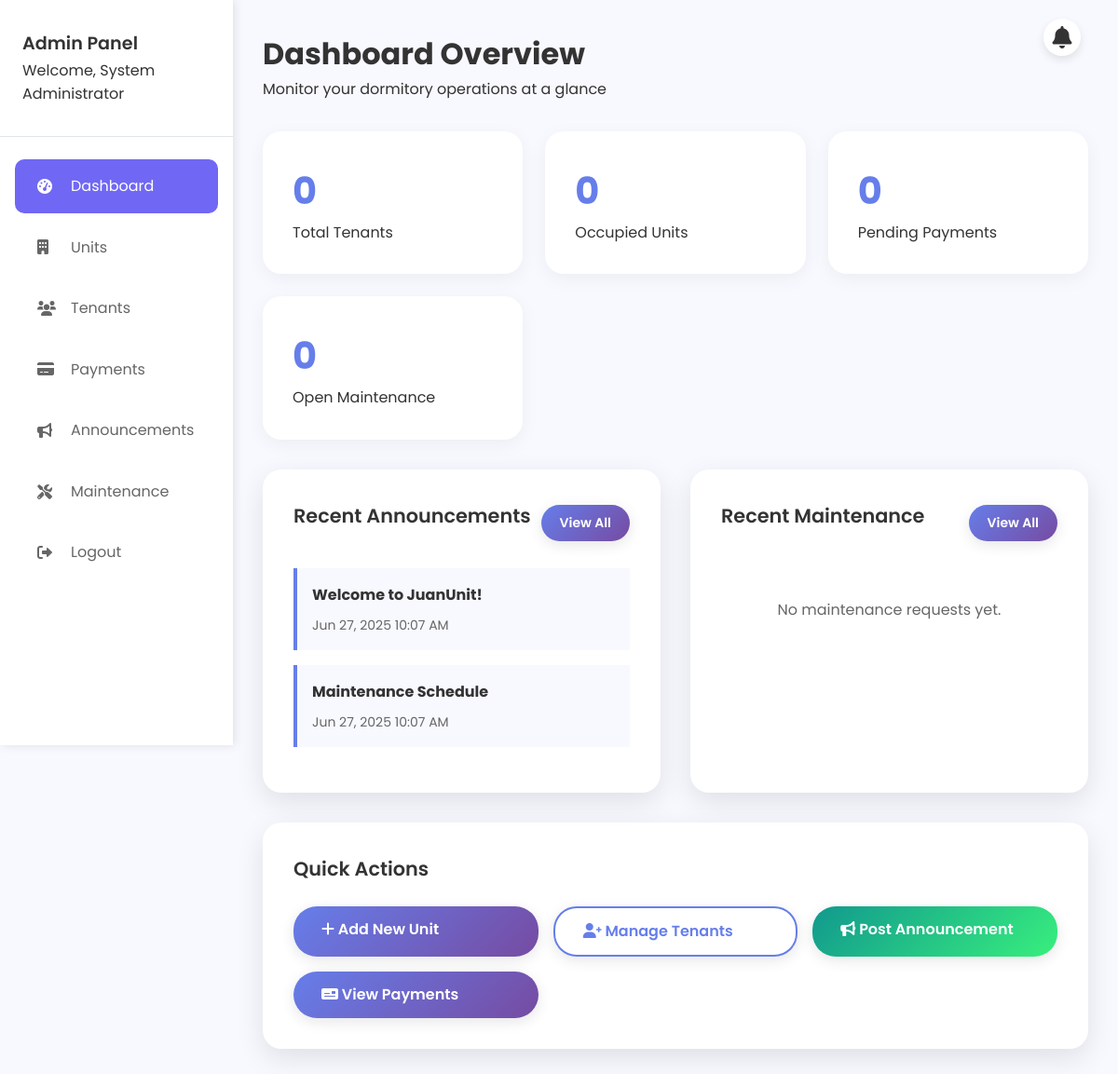
The page /admin/index.php (signed in) on the database its author committed.
### tables this page shows
CREATE TABLE announcements (
    id INT AUTO_INCREMENT PRIMARY KEY,
    title VARCHAR(200) NOT NULL,
    content TEXT NOT NULL,
    created_at TIMESTAMP DEFAULT CURRENT_TIMESTAMP
);

### admin/index.php (the view, shortened to what this page needs)
<?php
require_once '../includes/db_connect.php';
$total_tenants_query = "SELECT COUNT(*) as count FROM tenants";
$total_tenants = $conn->query($total_tenants_query)->fetch_assoc()['count'];
$occupied_units_query = "SELECT COUNT(*) as count FROM units WHERE status = 'Occupied'";
$occupied_units = $conn->query($occupied_units_query)->fetch_assoc()['count'];
$pending_payments_query = "SELECT COUNT(*) as count FROM payments WHERE status = 'Unpaid'";
$pending_payments = $conn->query($pending_payments_query)->fetch_assoc()['count'];
$maintenance_requests_query = "SELECT COUNT(*) as count FROM maintenance_requests WHERE status = 'Pending'";
$maintenance_requests = $conn->query($maintenance_requests_query)->fetch_assoc()['count'];
$recent_announcements_query = "SELECT title, created_at FROM announcements ORDER BY created_at DESC LIMIT 5";
$recent_announcements = $conn->query($recent_announcements_query);
$recent_maintenance_query = "SELECT mr.subject, t.full_name, mr.submitted_at, mr.status
                            FROM maintenance_requests mr
                            JOIN tenants t ON mr.tenant_id = t.id
                            ORDER BY mr.submitted_at DESC LIMIT 5";
$recent_maintenance = $conn->query($recent_maintenance_query);
include '../includes/header.php';
?>
<div class="dashboard">
    <div class="sidebar">
        <div class="sidebar-header">
            <h3>Admin Panel</h3>
            <p>Welcome, <?php echo htmlspecialchars($_SESSION['admin_name']); ?></p>
        </div>
        <ul class="sidebar-menu">
            <li><a href="index.php" class="active"><i class="fas fa-tachometer-alt"></i> Dashboard</a></li>
            <li><a href="units.php"><i class="fas fa-building"></i> Units</a></li>
            <li><a href="tenants.php"><i class="fas fa-users"></i> Tenants</a></li>
            <li><a href="payments.php"><i class="fas fa-credit-card"></i> Payments</a></li>
            <li><a href="announcements.php"><i class="fas fa-bullhorn"></i> Announcements</a></li>
            <li><a href="maintenance.php"><i class="fas fa-tools"></i> Maintenance</a></li>
            <li><a href="../logout.php"><i class="fas fa-sign-out-alt"></i> Logout</a></li>
        </ul>
    </div>
    <div class="main-content">
        <div class="dashboard-header">
            <h1>Dashboard Overview</h1>
            <p>Monitor your dormitory operations at a glance</p>
        </div>
        <div class="stats-grid">
            <div class="stat-card">
                <h3><?php echo $total_tenants; ?></h3>
                <p>Total Tenants</p>
            </div>
            <div class="stat-card">
                <h3><?php echo $occupied_units; ?></h3>
                <p>Occupied Units</p>
            </div>
            <div class="stat-card">
                <h3><?php echo $pending_payments; ?></h3>
                <p>Pending Payments</p>
            </div>
            <div class="stat-card">
                <h3><?php echo $maintenance_requests; ?></h3>
                <p>Open Maintenance</p>
            </div>
        </div>
        <div style="display: grid; grid-template-columns: 1fr 1fr; gap: 2rem; margin-top: 2rem;">
            <div class="card">
                <div style="display: flex; justify-content: space-between; align-items: center; margin-bottom: 1.5rem;">
                    <h3>Recent Announcements</h3>
                    <a href="announcements.php" class="btn btn-sm btn-primary">View All</a>
                </div>
                <?php if ($recent_announcements->num_rows > 0): ?>
                    <?php while ($announcement = $recent_announcements->fetch_assoc()): ?>
                        <div style="padding: 1rem; border-left: 4px solid #667eea; margin-bottom: 1rem; background: #f8f9ff;">
                            <h4 style="margin-bottom: 0.5rem; color: #333;"><?php echo htmlspecialchars($announcement['title']); ?></h4>
                            <p style="color: #666; font-size: 14px; margin: 0;">
                                <?php echo date('M j, Y g:i A', strtotime($announcement['created_at'])); ?>
                            </p>
                        </div>
                    <?php endwhile; ?>
                <?php else: ?>
                    <p style="color: #666; text-align: center; padding: 2rem;">No announcements yet.</p>
                <?php endif; ?>
            </div>
            <div class="card">
                <div style="display: flex; justify-content: space-between; align-items: center; margin-bottom: 1.5rem;">
                    <h3>Recent Maintenance</h3>
                    <a href="maintenance.php" class="btn btn-sm btn-primary">View All</a>
                </div>
                <?php if ($recent_maintenance->num_rows > 0): ?>
                    <?php while ($request = $recent_maintenance->fetch_assoc()): ?>
                        <div style="padding: 1rem; border-left: 4px solid #ff6b6b; margin-bottom: 1rem; background: #fff5f5;">
                            <h4 style="margin-bottom: 0.5rem; color: #333;"><?php echo htmlspecialchars($request['subject']); ?></h4>
                            <p style="color: #666; font-size: 14px; margin-bottom: 0.5rem;">
                                By: <?php echo htmlspecialchars($request['full_name']); ?>
                            </p>
                            <div style="display: flex; justify-content: space-between; align-items: center;">
                                <span class="badge badge-<?php echo $request['status'] == 'Pending' ? 'warning' : ($request['status'] == 'In Progress' ? 'primary' : 'success'); ?>">
                                    <?php echo $request['status']; ?>
                                </span>
                                <span style="color: #999; font-size: 12px;">
                                    <?php echo date('M j, Y', strtotime($request['submitted_at'])); ?>
                                </span>
                            </div>
                        </div>
                    <?php endwhile; ?>
                <?php else: ?>
                    <p style="color: #666; text-align: center; padding: 2rem;">No maintenance requests yet.</p>
                <?php endif; ?>
            </div>
        </div>
        <div class="card" style="margin-top: 2rem;">
            <h3 style="margin-bottom: 1.5rem;">Quick Actions</h3>
            <div style="display: grid; grid-template-columns: repeat(auto-fit, minmax(200px, 1fr)); gap: 1rem;">
                <a href="units.php" class="btn btn-primary" style="text-decoration: none;">
                    <i class="fas fa-plus"></i> Add New Unit
                </a>
                <a href="tenants.php" class="btn btn-secondary" style="text-decoration: none;">
                    <i class="fas fa-user-plus"></i> Manage Tenants
                </a>
                <a href="announcements.php" class="btn btn-success" style="text-decoration: none;">
                    <i class="fas fa-bullhorn"></i> Post Announcement
                </a>
                <a href="payments.php" class="btn btn-primary" style="text-decoration: none;">
                    <i class="fas fa-money-check"></i> View Payments
                </a>
            </div>
        </div>
    </div>
</div>
<?php include '../includes/footer.php'; ?>

### css/style.css (style rules this page uses)
* { margin: 0; padding: 0; box-sizing: border-box; }
body { font-family: 'Poppins', sans-serif; line-height: 1.6; color: #333; background-color: #f8f9ff; }
.btn { padding: 12px 30px; border: none; border-radius: 25px; font-family: 'Poppins', sans-serif; font-weight: 600; text-decoration: none; display: inline-block; cursor: pointer; transition: all 0.3s ease; box-shadow: 0 4px 15px rgba(0,0,0,0.1); }
.btn-primary { background: linear-gradient(135deg, #667eea 0%, #764ba2 100%); color: white; }
.btn-secondary { background: white; color: #667eea; border: 2px solid #667eea; }
.btn-success { background: linear-gradient(135deg, #11998e 0%, #38ef7d 100%); color: white; }
.btn-sm { padding: 8px 20px; font-size: 14px; }
.card { background: white; border-radius: 20px; padding: 2rem; box-shadow: 0 10px 30px rgba(0,0,0,0.1); transition: transform 0.3s ease, box-shadow 0.3s ease; border: 1px solid rgba(255,255,255,0.2); }
.card h3 { font-size: 1.3rem; font-weight: 600; margin-bottom: 1rem; color: #333; }
.card p { color: #666; line-height: 1.6; }
.dashboard { display: flex; min-height: 100vh; }
.sidebar { width: 250px; background: white; box-shadow: 2px 0 10px rgba(0,0,0,0.1); flex-shrink: 0; position: sticky; top: 0; height: 100vh; }
.sidebar-header { padding: 2rem 1.5rem; border-bottom: 1px solid #e1e5e9; }
.sidebar-header h3 { color: #333; font-size: 1.2rem; font-weight: 600; }
.sidebar-menu { list-style: none; padding: 1rem 0; }
.sidebar-menu li a { display: flex; align-items: center; padding: 1rem 1.5rem; margin: 0.5rem 1rem; color: #666; text-decoration: none; transition: all 0.3s ease; border-radius: 10px; }
.sidebar-menu li a:hover, .sidebar-menu li a.active { background: var(--lp-v2-purple, #7068F4); color: white; }
.sidebar-menu i { width: 20px; margin-right: 1rem; }
.main-content { flex: 1; padding: 2rem; background: #f8f9ff; }
.dashboard-header { margin-bottom: 2rem; }
.dashboard-header h1 { font-size: 2rem; font-weight: 700; }
.stats-grid { display: grid; grid-template-columns: repeat(auto-fit, minmax(250px, 1fr)); gap: 1.5rem; }
.stat-card { background: white; padding: 2rem; border-radius: 20px; box-shadow: 0 5px 20px rgba(0,0,0,0.05); }
.stat-card h3 { font-size: 2.5rem; font-weight: 700; color: #667eea; }
:root { --lp-v2-purple: #7068F4; --lp-v2-yellow: #FFD200; --lp-v2-dark: #191A23; --lp-v2-light: #F9F9FB; --lp-v2-text: #595B68; --lp-v2-radius: 24px; }

### rows shown on the page
announcements: title "Welcome to JuanUnit!", created_at "Jun 27, 2025 10:07 AM"
announcements: title "Maintenance Schedule", created_at "Jun 27, 2025 10:07 AM"

### other values the page prints
$_SESSION['admin_name'] "System Administrator"
$total_tenants "0"
$occupied_units "0"
$pending_payments "0"
$maintenance_requests "0"
